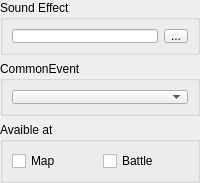
     <widget class="QWidget" name="pageSkillCommonEvent">
      <property name="minimumSize">
       <size>
        <width>0</width>
        <height>0</height>
       </size>
      </property>
      <layout class="QGridLayout" name="gridLayout_82">
       <property name="leftMargin">
        <number>0</number>
       </property>
       <property name="topMargin">
        <number>0</number>
       </property>
       <property name="rightMargin">
        <number>0</number>
       </property>
       <property name="bottomMargin">
        <number>0</number>
       </property>
       <item row="0" column="0">
        <widget class="QGroupBox" name="groupSkillCommonEventSoundEffect">
         <property name="maximumSize">
          <size>
           <width>16777215</width>
           <height>55</height>
          </size>
         </property>
         <property name="title">
          <string>Sound Effect</string>
         </property>
         <layout class="QGridLayout" name="gridLayout_80">
          <item row="0" column="0">
           <widget class="QLineEdit" name="lineSkillCommonEventSoundEffect">
            <property name="readOnly">
             <bool>true</bool>
            </property>
           </widget>
          </item>
          <item row="0" column="1">
           <widget class="QToolButton" name="toolSkillCommonEventSelectSound">
            <property name="text">
             <string>...</string>
            </property>
           </widget>
          </item>
         </layout>
        </widget>
       </item>
       <item row="2" column="0">
        <widget class="QGroupBox" name="groupSkillSelectCommonEvent">
         <property name="maximumSize">
          <size>
           <width>16777215</width>
           <height>55</height>
          </size>
         </property>
         <property name="title">
          <string>CommonEvent</string>
         </property>
         <layout class="QGridLayout" name="gridLayout_81">
          <item row="0" column="0">
           <widget class="QComboBox" name="comboSkillCommonEvent"/>
          </item>
         </layout>
        </widget>
       </item>
       <item row="3" column="0">
        <widget class="QGroupBox" name="groupSkillCommonEventAt">
         <property name="title">
          <string>Avaible at</string>
         </property>
         <layout class="QGridLayout" name="gridLayout_83">
          <item row="0" column="0">
           <widget class="QCheckBox" name="checkSkillCommonEventAtMap">
            <property name="text">
             <string>Map</string>
            </property>
           </widget>
          </item>
          <item row="0" column="1">
           <widget class="QCheckBox" name="checkSkillCommonEventAtBattle">
            <property name="text">
             <string>Battle</string>
            </property>
           </widget>
          </item>
         </layout>
        </widget>
       </item>
      </layout>
     </widget>
